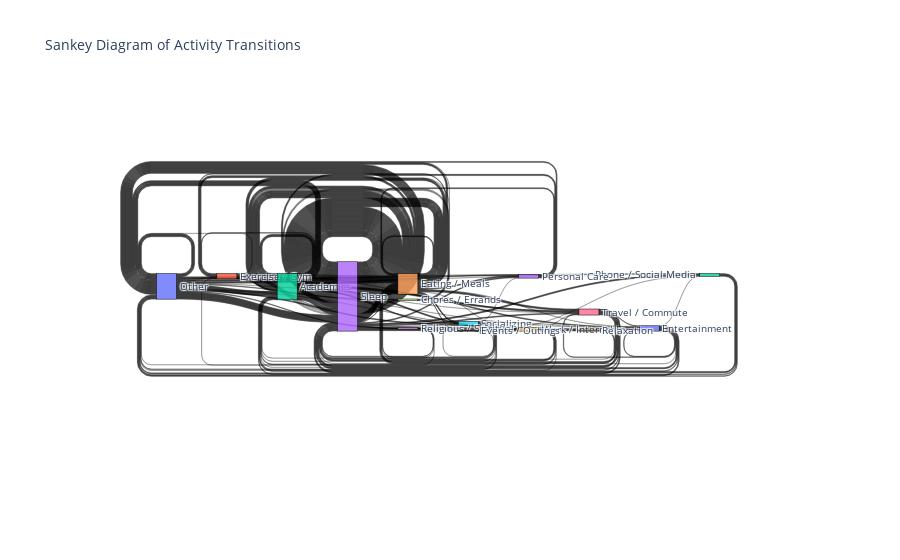

This figure's notebook cell:
### Markdown cell above
**Sankey Diagram (Flow of Activities)**

### Code cell
import plotly.graph_objects as go

# Take first 10 activities for a clean Sankey
sample = cleaned_data[['Activity_Cleaned']].dropna().sample(500)

source_labels = sample['Activity_Cleaned'].values[:-1]
target_labels = sample['Activity_Cleaned'].values[1:]

labels = list(pd.unique(source_labels.tolist() + target_labels.tolist()))
source = [labels.index(src) for src in source_labels]
target = [labels.index(tgt) for tgt in target_labels]

fig = go.Figure(data=[go.Sankey(
    node=dict(
        pad=15, thickness=20, line=dict(color="black", width=0.5),
        label=labels
    ),
    link=dict(
        source=source,
        target=target,
        value=[1]*len(source)
    ))])

fig.update_layout(title_text="Sankey Diagram of Activity Transitions", font_size=10)
fig.show()

### Figure 1 — Plotly figure (JSON) as saved in the notebook; plotly's stock layout.template omitted (floating-point values rounded to 4 significant figures; data arrays with more than 128 entries replaced by an {"elided": "..."} marker saying what was removed)
{"data": [{"link": {"source": {"elided": "499 int values"}, "target": {"elided": "499 int values"}, "value": {"elided": "499 int values"}}, "node": {"label": ["Other", "Exercise / Gym", "Academics", "Sleep", "Eating / Meals", "Socializing", "Travel / Commute", "Chores / Errands", "Religious / Spiritual", "Work / Internship", "Entertainment", "Events / Outings", "Phone / Social Media", "Personal Care", "Relaxation"], "line": {"color": "black", "width": 0.5}, "pad": 15, "thickness": 20}, "type": "sankey"}], "layout": {"font": {"size": 10}, "title": {"text": "Sankey Diagram of Activity Transitions"}}}
